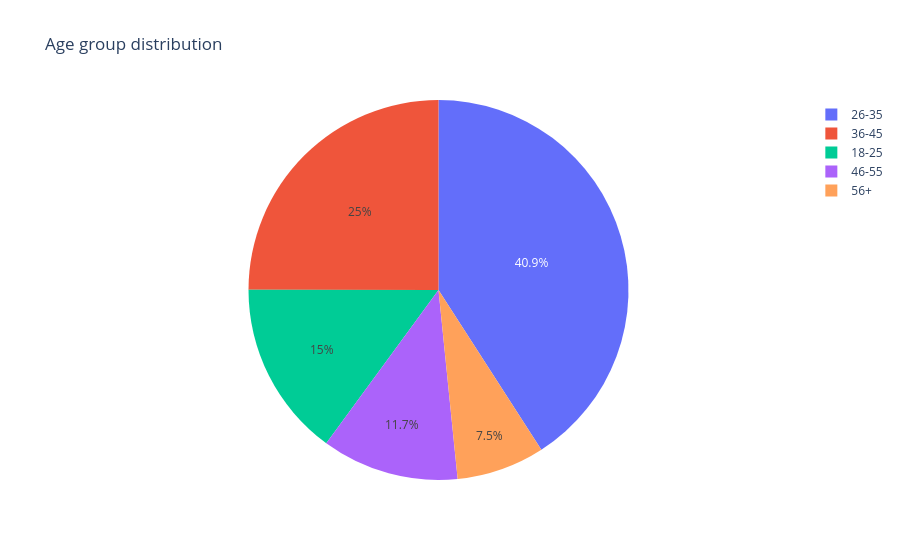
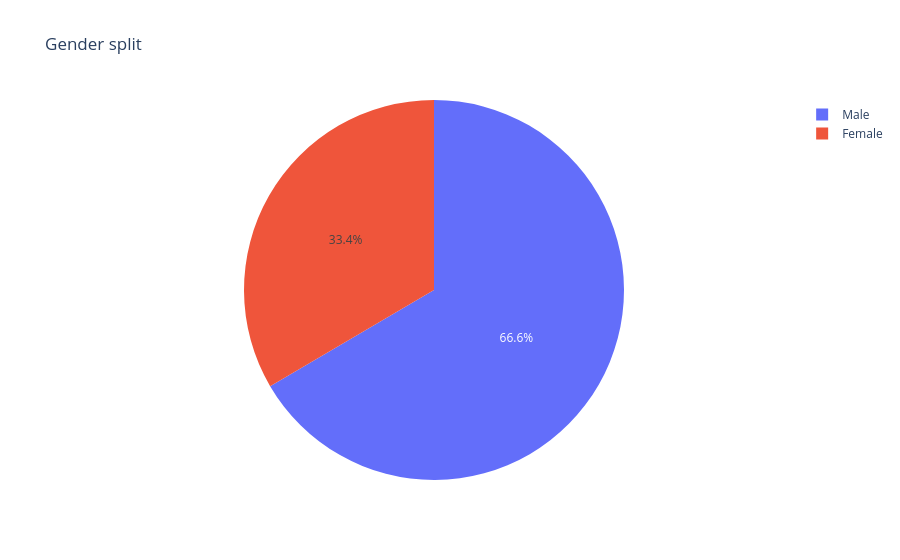

These figures' notebook cell, in order:
### Markdown cell above
## 5. Investor demographics

### Code cell
age_dist = age_sip['age_group'].value_counts().reset_index()
age_dist.columns = ['age_group','count']
fig = px.pie(age_dist, names='age_group', values='count', title='Age group distribution')
fig.show()
try:
    fig.write_image(output_dir / 'age_group_pie.png')
except Exception as e:
    print('PNG export skipped:', e)

plt.figure(figsize=(10,6))
sns.boxplot(data=age_sip, x='age_group', y='amount_inr')
plt.title('SIP amount by age group')
plt.tight_layout()
plt.savefig(output_dir / 'sip_box_age.png')
plt.show()

gender_dist = age_sip['gender'].value_counts().reset_index()
gender_dist.columns = ['gender','count']
fig = px.pie(gender_dist, names='gender', values='count', title='Gender split')
fig.show()
try:
    fig.write_image(output_dir / 'gender_split_pie.png')
except Exception as e:
    print('PNG export skipped:', e)

### Figure 1 — Plotly figure (JSON) as saved in the notebook; plotly's stock layout.template omitted (floating-point values rounded to 4 significant figures)
{"data": [{"domain": {"x": [0, 1], "y": [0, 1]}, "hovertemplate": "age_group=%{label}<br>count=%{value}<extra></extra>", "labels": ["26-35", "36-45", "18-25", "46-55", "56+"], "legendgroup": "", "name": "", "showlegend": true, "type": "pie", "values": [8063, 4926, 2949, 2300, 1478]}], "layout": {"legend": {"tracegroupgap": 0}, "title": {"text": "Age group distribution"}}}

### Figure 2 — Plotly figure (JSON) as saved in the notebook; plotly's stock layout.template omitted (floating-point values rounded to 4 significant figures)
{"data": [{"domain": {"x": [0, 1], "y": [0, 1]}, "hovertemplate": "gender=%{label}<br>count=%{value}<extra></extra>", "labels": ["Male", "Female"], "legendgroup": "", "name": "", "showlegend": true, "type": "pie", "values": [13122, 6594]}], "layout": {"legend": {"tracegroupgap": 0}, "title": {"text": "Gender split"}}}
